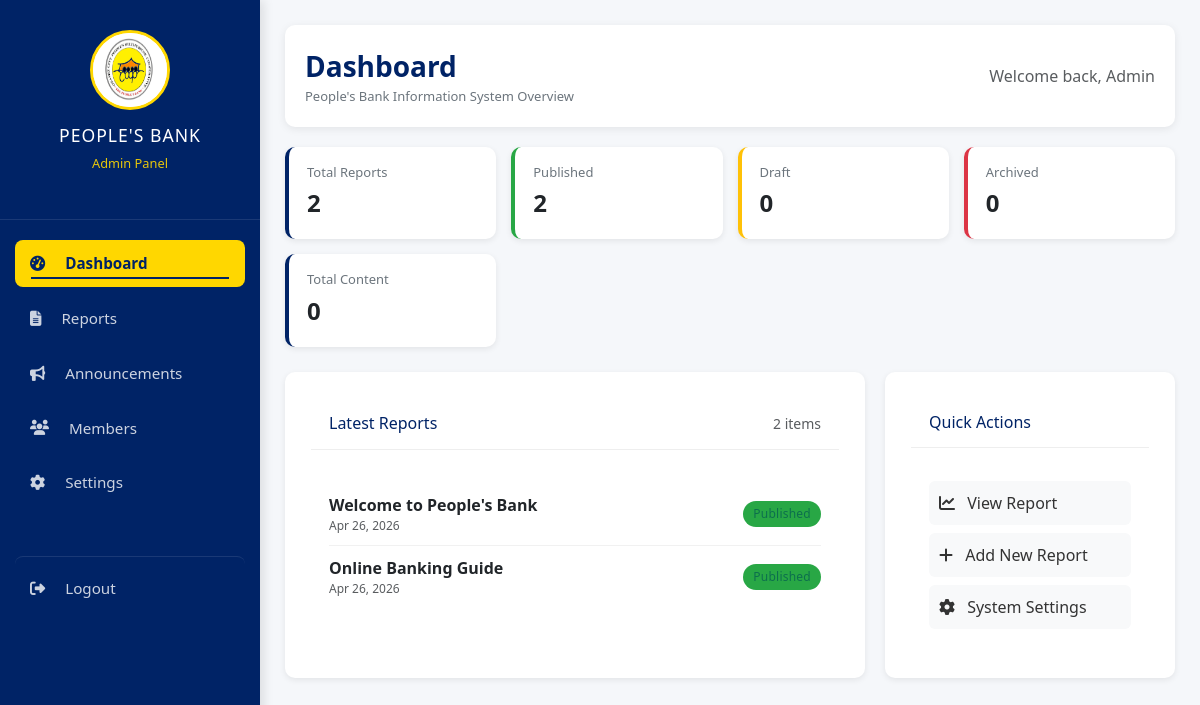
The app's page /admin/index.php with its own data.
### tables this page shows
CREATE TABLE IF NOT EXISTS topics (
    id INT PRIMARY KEY AUTO_INCREMENT,
    title VARCHAR(255) NOT NULL,
    description TEXT,
    slug VARCHAR(255) UNIQUE,
    status ENUM('published', 'draft', 'archived') DEFAULT 'draft',
    created_at TIMESTAMP DEFAULT CURRENT_TIMESTAMP,
    updated_at TIMESTAMP DEFAULT CURRENT_TIMESTAMP ON UPDATE CURRENT_TIMESTAMP,
    created_by INT,
    FOREIGN KEY (created_by) REFERENCES users(id)
);

### admin/index.php (the view, shortened to what this page needs)
<?php
include_once '../db_function/db.php';
$totalTopics = $pdo->query("SELECT COUNT(*) as count FROM topics")->fetch()['count'];
$publishedTopics = $pdo->query("SELECT COUNT(*) as count FROM topics WHERE status = 'published'")->fetch()['count'];
$draftTopics = $pdo->query("SELECT COUNT(*) as count FROM topics WHERE status = 'draft'")->fetch()['count'];
$archivedTopics = $pdo->query("SELECT COUNT(*) as count FROM topics WHERE status = 'archived'")->fetch()['count'];
$totalContent = $pdo->query("SELECT COUNT(*) as count FROM topic_content")->fetch()['count'];
$recentTopics = $pdo->query("SELECT title, status, updated_at FROM topics ORDER BY updated_at DESC LIMIT 4")->fetchAll();
?>
<!DOCTYPE html>
<html lang="en">
<head>
<link rel="stylesheet" href="../assets/css/style.css">
<link href="https://cdn.jsdelivr.net/npm/bootstrap@5.3.2/dist/css/bootstrap.min.css" rel="stylesheet">
<link href="https://cdnjs.cloudflare.com/ajax/libs/font-awesome/6.4.0/css/all.min.css" rel="stylesheet">
</head>
<body>
<?php include_once '../includes/sidebar.php'; ?>
<div class="cms-container">
    <div class="top-bar">
        <div>
            <div class="page-title">Dashboard</div>
            <div class="page-subtitle">People's Bank Information System Overview</div>
        </div>
        <div>
            <span class="text-muted">Welcome back, Admin</span>
        </div>
    </div>
    <div class="stats-grid">
        <div class="stat-card">
            <h4>Total Reports</h4>
            <div class="value"><?= $totalTopics ?></div>
        </div>
        <div class="stat-card success">
            <h4>Published</h4>
            <div class="value"><?= $publishedTopics ?></div>
        </div>
        <div class="stat-card warning">
            <h4>Draft</h4>
            <div class="value"><?= $draftTopics ?></div>
        </div>
        <div class="stat-card danger">
            <h4>Archived</h4>
            <div class="value"><?= $archivedTopics ?></div>
        </div>
        <div class="stat-card">
            <h4>Total Content</h4>
            <div class="value"><?= $totalContent ?></div>
        </div>
    </div>
    <div class="dashboard-grid">
        <div class="panel">
            <div class="panel-header">
                <h3>Latest Reports</h3>
                <small class="text-muted"><?= count($recentTopics) ?> items</small>
            </div>
            <div class="panel-body">
                <?php if ($recentTopics): ?>
                    <?php foreach ($recentTopics as $topic): ?>
                        <div class="list-item">
                            <div>
                                <strong><?= htmlspecialchars($topic['title']) ?></strong>
                                <div class="text-muted" style="font-size:12px;">
                                    <?= date('M d, Y', strtotime($topic['updated_at'])) ?>
                                </div>
                            </div>
                            <span class="status <?= $topic['status'] ?>">
                                <?= ucfirst($topic['status']) ?>
                            </span>
                        </div>
                    <?php endforeach; ?>
                <?php else: ?>
                    <p class="text-muted">No recent report available.</p>
                <?php endif; ?>
            </div>
        </div>
        <div class="panel">
            <div class="panel-header">
                <h3>Quick Actions</h3>
            </div>
            <div class="panel-body">
                <a href="cms_topics.php" class="quick-btn">
                    <i class="fa fa-chart-line me-2"></i> View Report
                </a>
                <a href="cms_topics.php#add-topic" class="quick-btn">
                    <i class="fa fa-plus me-2"></i> Add New Report
                </a>
                <a href="settings.php" class="quick-btn">
                    <i class="fa fa-gear me-2"></i> System Settings
                </a>
            </div>
        </div>
    </div>
</div>
</body>
</html>

### assets/css/style.css (style rules this page uses)
:root { --primary-blue: #002366; --accent-gold: #FFD700; --bg-light: #f4f7f6; --text-dark: #333; --white: #ffffff; }
* { margin: 0; padding: 0; box-sizing: border-box; font-family: 'Segoe UI', Roboto, Helvetica, Arial, sans-serif; }
body { background-color: var(--bg-light); }
.stats-grid { display: grid; grid-template-columns: repeat(2, minmax(220px, 1fr)); gap: 22px; margin-bottom: 32px; }
.panel { background: var(--white); border-radius: 20px; padding: 26px; box-shadow: 0 18px 45px rgba(0, 0, 0, 0.05); }
.panel-header { display: flex; align-items: center; justify-content: space-between; margin-bottom: 18px; }
.panel-header h3 { margin: 0; color: var(--primary-blue); }
.status { padding: 7px 12px; border-radius: 999px; font-size: 0.82rem; letter-spacing: 0.02em; text-transform: capitalize; }
.status.published { background: rgba(0, 123, 85, 0.12); color: #0d6f4d; }

### admin/index.php (style rules this page uses)
:root { --primary:#002366; --success:#28a745; --warning:#ffc107; --danger:#dc3545; --muted:#6c757d; }
body { background:#f5f7fa; }
.cms-container { margin-left:260px; padding:25px; }
.page-title { font-size:28px; font-weight:800; color:var(--primary); }
.page-subtitle { font-size:13px; color:var(--muted); }
.top-bar { display:flex; justify-content:space-between; align-items:center; background:#fff; padding:20px; border-radius:10px; box-shadow:0 2px 8px rgba(0,0,0,.08); margin-bottom:20px; }
.stats-grid { display:grid; grid-template-columns:repeat(auto-fit,minmax(180px,1fr)); gap:15px; margin-bottom:25px; }
.stat-card { background:#fff; padding:18px; border-radius:10px; box-shadow:0 2px 6px rgba(0,0,0,.08); border-left:4px solid var(--primary); transition:.2s; }
.stat-card h4 { font-size:13px; color:var(--muted); margin-bottom:5px; }
.stat-card .value { font-size:24px; font-weight:800; }
.stat-card.success { border-color:var(--success); }
.stat-card.warning { border-color:var(--warning); }
.stat-card.danger { border-color:var(--danger); }
.dashboard-grid { display:grid; grid-template-columns:2fr 1fr; gap:20px; }
.panel { background:#fff; border-radius:10px; box-shadow:0 2px 6px rgba(0,0,0,.08); overflow:hidden; }
.panel-header { padding:15px 18px; border-bottom:1px solid #eee; display:flex; justify-content:space-between; align-items:center; }
.panel-header h3 { font-size:16px; margin:0; color:var(--primary); }
.panel-body { padding:15px 18px; }
.list-item { display:flex; justify-content:space-between; align-items:center; padding:10px 0; border-bottom:1px solid #f1f1f1; }
.list-item:last-child { border-bottom:none; }
.status { font-size:12px; padding:4px 10px; border-radius:20px; color:#fff; }
.status.published { background:var(--success); }
.quick-btn { display:block; padding:10px; margin-bottom:8px; border-radius:6px; background:#f8f9fa; text-decoration:none; color:#333; transition:.2s; }

### records on screen
topics: title "Welcome to People's Bank", updated_at "Apr 26, 2026", status "Published"
topics: title "Online Banking Guide", updated_at "Apr 26, 2026", status "Published"

### other values on screen
$totalTopics "2"
$publishedTopics "2"
$draftTopics "0"
$archivedTopics "0"
$totalContent "0"
count($recentTopics) "2"
